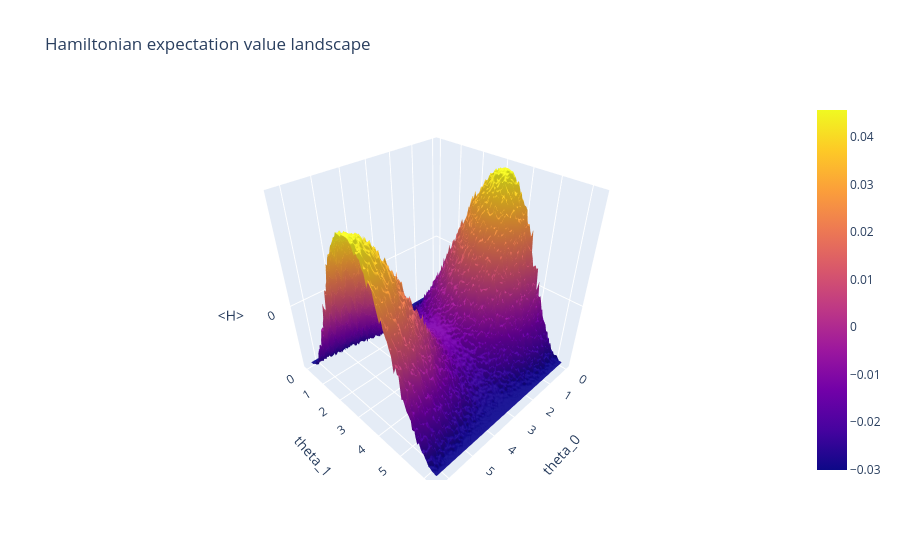

The cell this chart's notebook holds for it:
### Code cell
plot_hamiltonian_expval_surface(x=theta0, y=theta1, z=expvals_dict[256])
